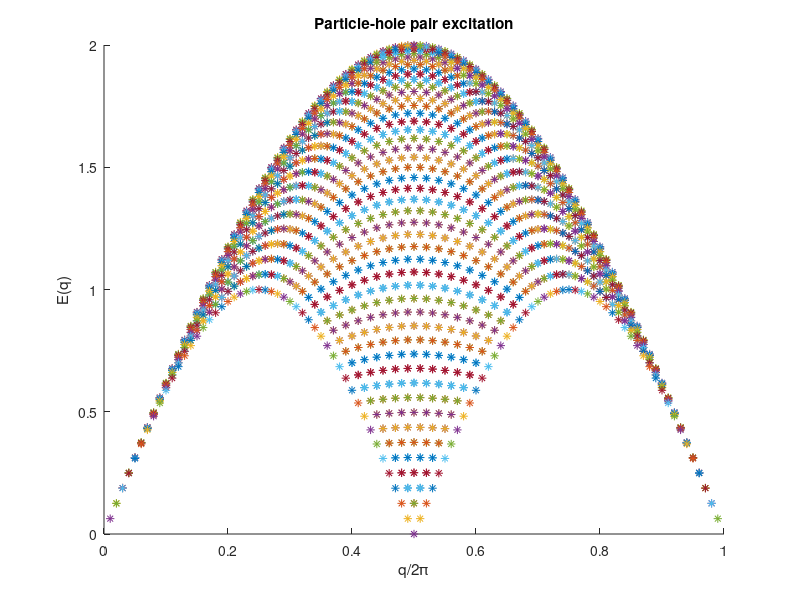

Recreate this plot in MATLAB.
% Particle-hole pair excitations in a single-band free fermion
% 25/02/2022, HRZ


close all;
N = 100;
k = (1:N)/N;
Ek = -cos(k*2*pi);
figure; hold on;

for k1 = 1:N
    for k2 = 1:N
        if and(Ek(k1)<=0, Ek(k2)>=0)
            q = k(k2) - k(k1);
            if q<0
                q = q + 1;
            end
            plot(q, Ek(k2)-Ek(k1), '*');
        end
    end
end

xlabel('q/2\pi')
ylabel('E(q)')
title('Particle-hole pair excitation')